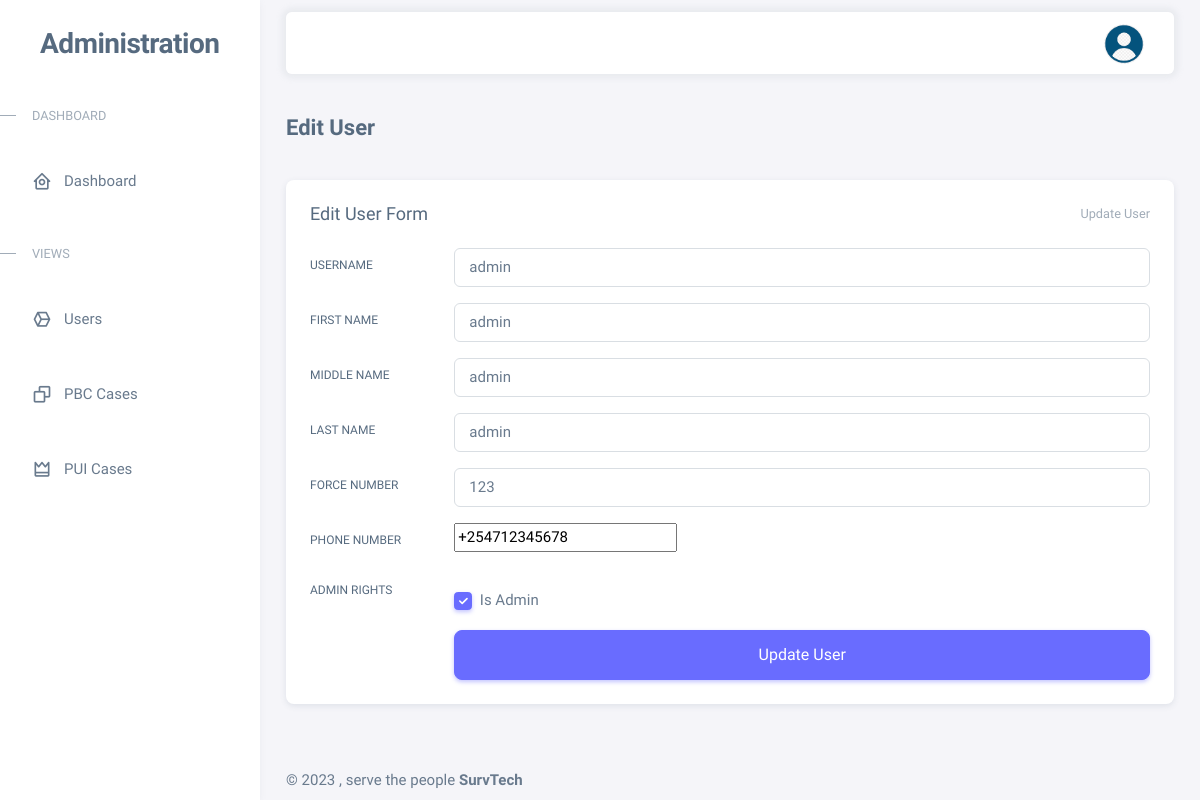
/edit-user/1, run on an earlier commit of the app's database.
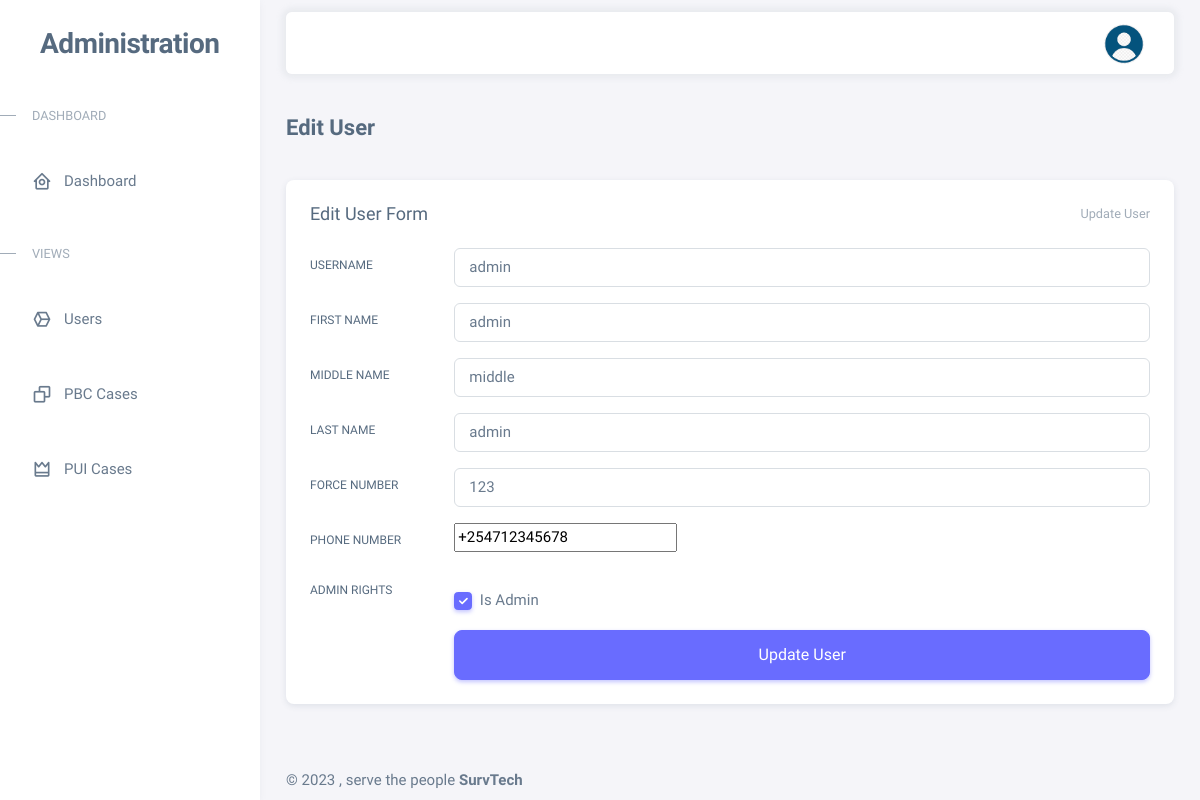
And on a later commit of the database.
### myapp/models.py (models this page shows, shortened)
class MyUser(AbstractBaseUser, PermissionsMixin):
    username = models.CharField(max_length=200, unique=True)
    first_name = models.CharField(max_length=200)
    middle_name = models.CharField(max_length=200, null=True, blank=True)
    last_name = models.CharField(max_length=200)
    force_number = models.CharField(max_length=200, unique=True)
    phone_number = PhoneNumberField()
    is_active = models.BooleanField(default=True)
    is_admin = models.BooleanField(default=False)
    objects = MyUserManager()
    USERNAME_FIELD = "username"
    REQUIRED_FIELDS = ["first_name", "middle_name", "last_name", "force_number", "phone_number"]

### myapp/views.py (the view)
# urls.py: path('edit-user/<int:pk>', EditUserView.as_view(), name='edituser'),
class EditUserView(SuccessMessageMixin, UpdateView):
    model = MyUser
    form_class = EditUserForm
    template_name = 'edituser.html'
    success_url = reverse_lazy('users')
    success_message = 'User has been updated successfully'

### templates/edituser.html (shortened to what this page needs)
{% extends 'base.html' %}
{% load static %}
{% block content %}
<div class="container-xxl flex-grow-1 container-p-y">
    <h4 class="fw-bold py-3 mb-4">Edit User</h4>
    <div class="card mb-4">
        <div class="card-header d-flex align-items-center justify-content-between">
          <h5 class="mb-0">Edit User Form</h5>
          <small class="text-muted float-end">Update User</small>
        </div>
        <div class="card-body">
          <form method="POST" enctype="multipart/form-data">
            <div class="row mb-3">
              <label class="col-sm-2 col-form-label" for="basic-default-name">Username</label>
              <div class="col-sm-10">
                {{form.username}}
              </div>
            </div>
            <div class="row mb-3">
                <label class="col-sm-2 col-form-label" for="basic-default-name">First Name</label>
                <div class="col-sm-10">
                    {{form.first_name}}
                </div>
              </div>
              <div class="row mb-3">
                <label class="col-sm-2 col-form-label" for="basic-default-name">Middle Name</label>
                <div class="col-sm-10">
                    {{form.middle_name}}
                </div>
              </div>
              <div class="row mb-3">
                <label class="col-sm-2 col-form-label" for="basic-default-name">Last Name</label>
                <div class="col-sm-10">
                    {{form.last_name}}
                </div>
              </div>
              <div class="row mb-3">
                <label class="col-sm-2 col-form-label" for="basic-default-name">Force Number</label>
                <div class="col-sm-10">
                    {{form.force_number}}
                </div>
              </div>
              <div class="row mb-3">
                <label class="col-sm-2 col-form-label" for="basic-default-name">Phone Number</label>
                <div class="col-sm-10">
                    {{form.phone_number}}
                </div>
              </div>
              <div class="row mb-3">
                <label class="col-sm-2 col-form-label" for="basic-default-name">Admin Rights</label>
                <div class="col-sm-10 form-password-toggle">
                    <div class="form-check mt-3">
                        {{form.is_admin}}
                        <label class="form-check-label" for="defaultCheck1"> Is Admin </label>
                    </div>
                </div>
              </div>
            <div class="row justify-content-end">
              <div class="col-sm-10">
                <div class="d-grid">
                    <button class="btn btn-primary btn-lg" type="submit">Update User</button>
                </div>
              </div>
            </div>
          </form>
        </div>
    </div>
</div>
  {% endblock %}

### templates/base.html (shortened to what this page needs)
{% load static %}
<!DOCTYPE html>
<html
  lang="en"
  class="light-style layout-menu-fixed"
  dir="ltr"
  data-theme="theme-default"
  data-template="vertical-menu-template-free"
>
  <head>
    <link rel="stylesheet" href="{% static 'assets/vendor/fonts/boxicons.css' %}" />
    <link rel="stylesheet" href="{% static 'assets/vendor/css/core.css' %}" class="template-customizer-core-css" />
    <link rel="stylesheet" href="{% static 'assets/vendor/css/theme-default.css' %}" class="template-customizer-theme-css" />
    <link rel="stylesheet" href="{% static 'assets/css/demo.css' %}" />
    <link rel="stylesheet" href="{% static 'assets/vendor/libs/perfect-scrollbar/perfect-scrollbar.css' %}" />
    <link rel="stylesheet" href="{% static 'assets/vendor/libs/apex-charts/apex-charts.css' %}" />
  </head>
  <body>
    <div class="layout-wrapper layout-content-navbar">
      <div class="layout-container">
        <aside id="layout-menu" class="layout-menu menu-vertical menu bg-menu-theme">
          <div class="app-brand demo">
            <a href="index.html" class="app-brand-link">
              <span class="app-brand-text demo menu-text fw-bolder ms-2">Administration</span>
            </a>
          </div>
          <ul class="menu-inner py-1">
            <li class="menu-header small text-uppercase">
              <span class="menu-header-text">Dashboard</span>
            </li>
            <li {% if request.path == '/' %} class="menu-item mt-3 mb-3 active" {% else %} class="menu-item mt-3 mb-3" {% endif %}>
              <a href="{% url 'home' %}" class="menu-link">
                <i class="menu-icon tf-icons bx bx-home-circle"></i>
                <div data-i18n="Analytics">Dashboard</div>
              </a>
            </li>
            <li class="menu-header small text-uppercase">
              <span class="menu-header-text">Views</span>
            </li>
            <li {% if request.path == '/users' %} class="menu-item mt-3 mb-3 active" {% else %} class="menu-item mt-3 mb-3" {% endif %}>
              <a href="{% url 'users' %}" class="menu-link">
                <i class="menu-icon tf-icons bx bx-cube-alt"></i>
                <div data-i18n="Analytics">Users</div>
              </a>
            </li>
            <li {% if request.path == '/pbc-cases' %} class="menu-item mt-3 mb-3 active" {% else %} class="menu-item mt-3 mb-3" {% endif %}>
              <a href="{% url 'pbc' %}" class="menu-link">
                <i class="menu-icon tf-icons bx bx-copy"></i>
                <div data-i18n="Analytics">PBC Cases</div>
              </a>
            </li>
            <li {% if request.path == '/pui-cases' %} class="menu-item mt-3 mb-3 active" {% else %} class="menu-item mt-3 mb-3" {% endif %}>
              <a href="{% url 'pui' %}" class="menu-link">
                <i class="menu-icon tf-icons bx bx-crown"></i>
                <div data-i18n="Analytics">PUI Cases</div>
              </a>
            </li>
          </ul>
        </aside>
        <div class="layout-page">
          <nav
            class="layout-navbar container-xxl navbar navbar-expand-xl navbar-detached align-items-center bg-navbar-theme"
            id="layout-navbar"
          >
            <div class="navbar-nav-right d-flex align-items-center" id="navbar-collapse">
              <ul class="navbar-nav flex-row align-items-center ms-auto">
                <li class="nav-item navbar-dropdown dropdown-user dropdown">
                  <a class="nav-link dropdown-toggle hide-arrow" href="javascript:void(0);" data-bs-toggle="dropdown">
                    <div class="avatar avatar-ofline">
                      <img src="{% static 'assets/img/avatars/1.png' %}" alt class="w-px-40 h-auto rounded-circle" />
                    </div>
                  </a>
                </li>
              </ul>
            </div>
          </nav>
            <div class="content-wrapper">
                {% block content %}
                {% endblock %}
                <footer class="content-footer footer bg-footer-theme">
                    <div class="container-xxl d-flex flex-wrap justify-content-between py-2 flex-md-row flex-column">
                    <div class="mb-2 mb-md-0">
                        ©
                        , serve the people
                        <a href="https://themeselection.com" target="_blank" class="footer-link fw-bolder">SurvTech</a>
                    </div>
                    </div>
                </footer>
            </div>
        </div>
        </div>
    </div>
    </body>
</html>

### static/assets/css/demo.css (style rules this page uses)
.menu .app-brand.demo { height: 64px; margin-top: 12px; }
.app-brand-text.demo { font-size: 1.75rem; letter-spacing: -0.5px; }

What changed in the data, as far as the page shows it:
changed MyUser "admin": middle_name "admin" → "middle"
